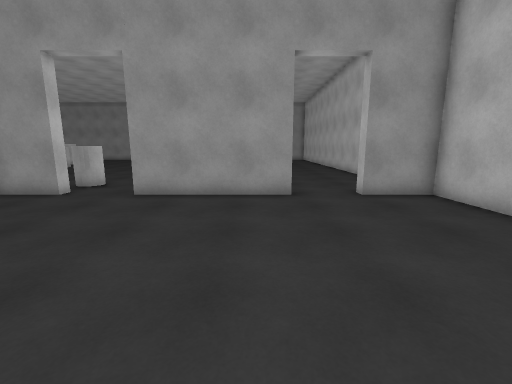
View 1 (above)

20 first-person views from a walk through a scene from a Unity 3-D project. The camera is 1.5 m above the floor, tilts 10° down and sees 90° across. The floor is counted in squares, 1 m on a side. Each view is taken from the middle of a square. On the plan, view 1 faces up. The plan holds only what a view shows up to about 13 squares ahead; the rest is blank. The place goes on beyond the plan. The player is left out. Some animated figures are not drawn. Surface patterns are stand-ins for the level's own textures.

View 2
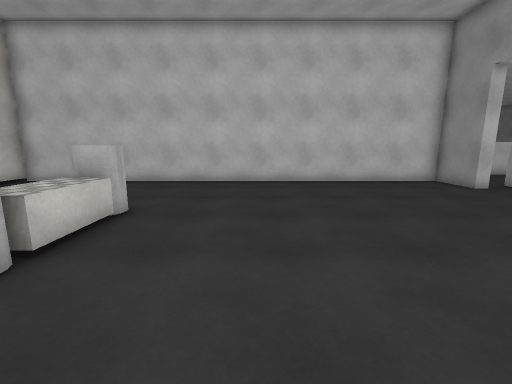

View 3
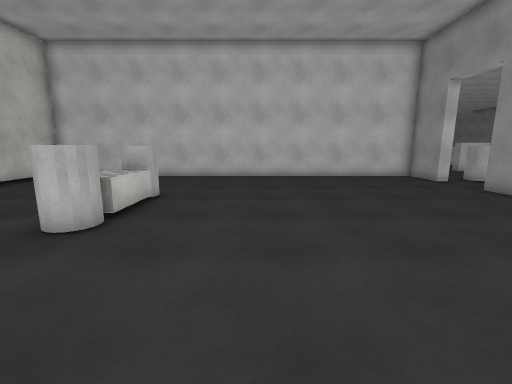

View 4
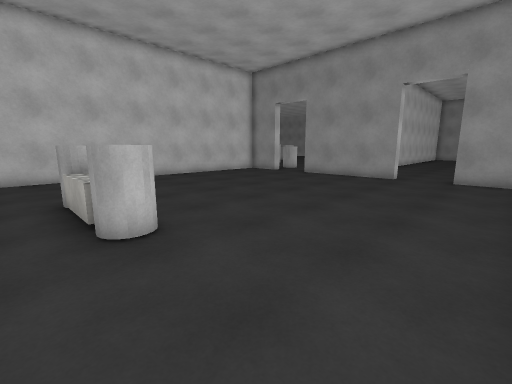

View 5
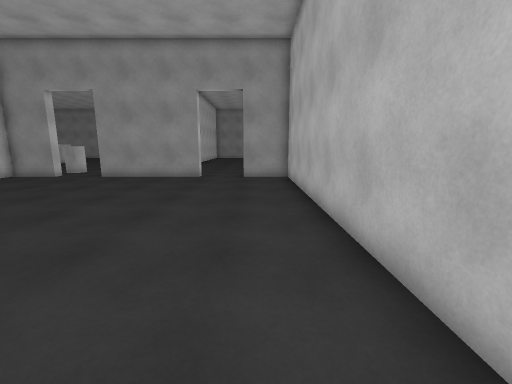

View 6
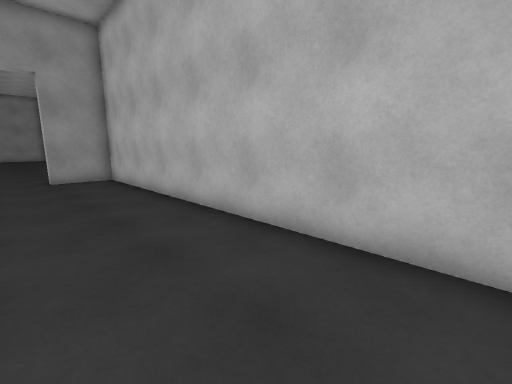

View 7
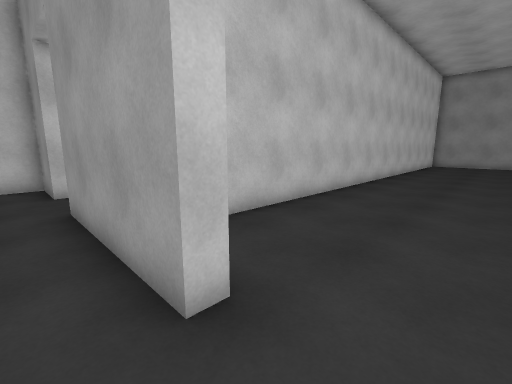

View 8
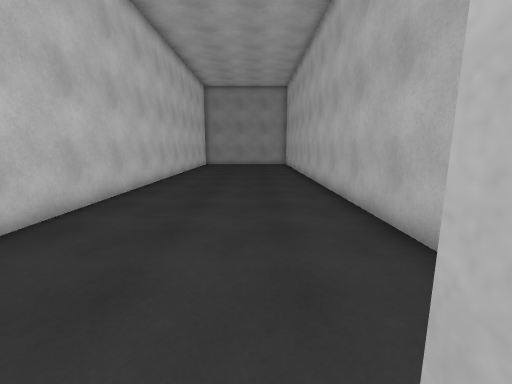

View 9
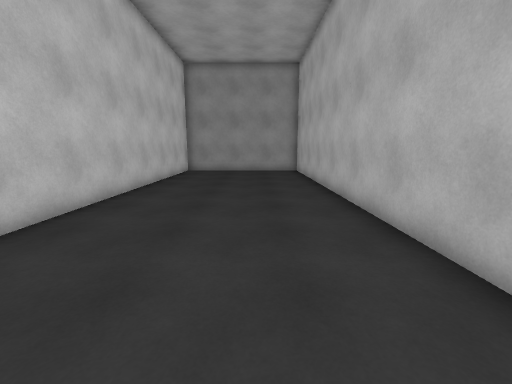

View 10
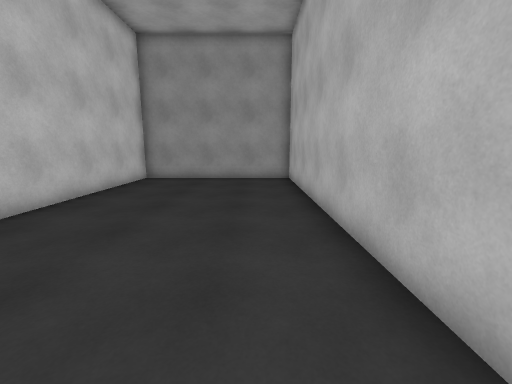

View 11
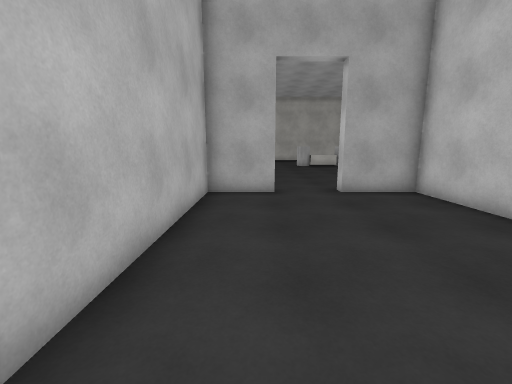

View 12
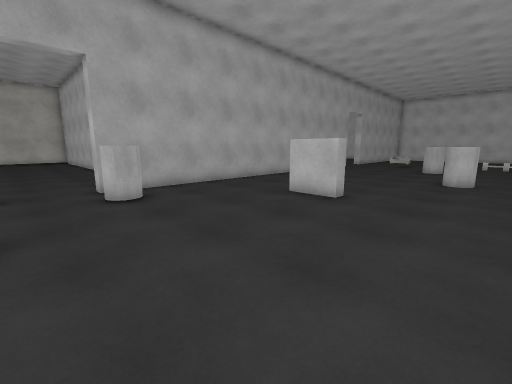

View 13
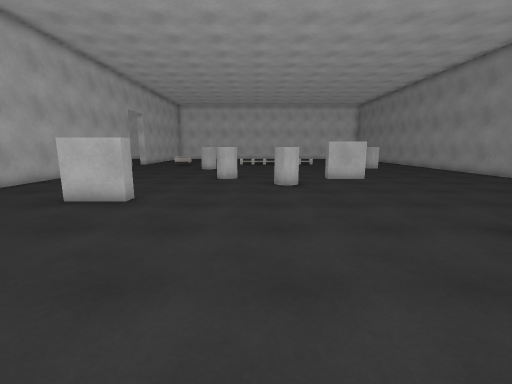

View 14
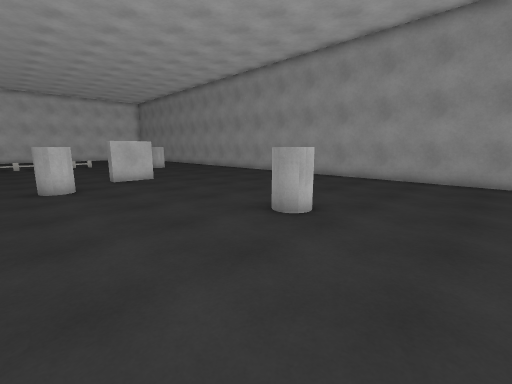

View 15
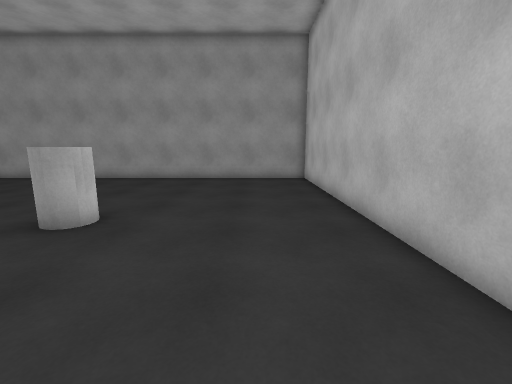

View 16
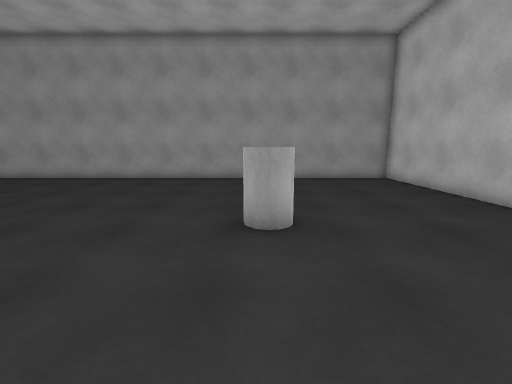

View 17
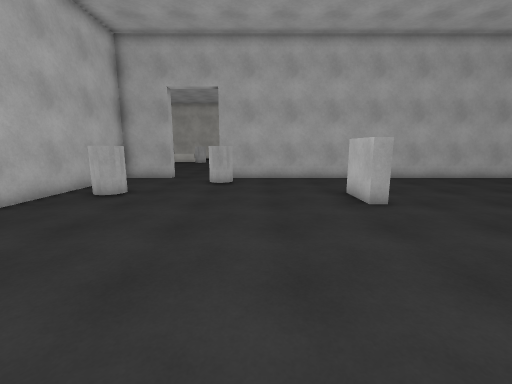

View 18
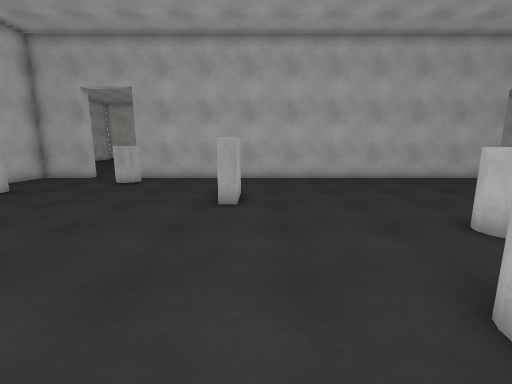

View 19
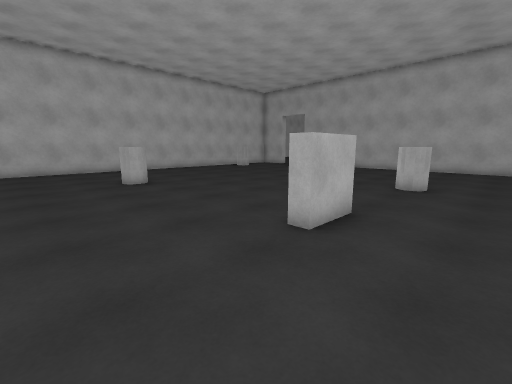

View 20
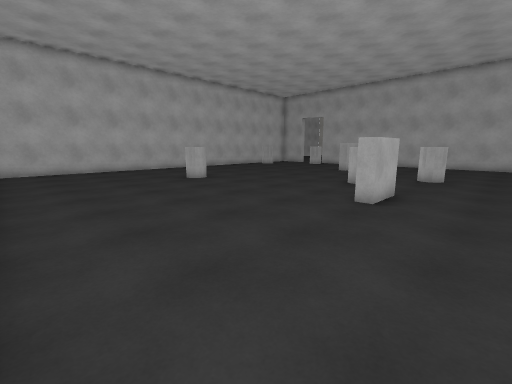

### Floor plan
Points are (right, up) in squares from view 1. A wall is a line through its corners. A room is listed if a view was taken in it or the views show most of it. See-through windows are left out.
Room 1 (views 1, 2, 3, 4, 5, 6, 7, 8)
walls: (1.1, 8.5) (1.1, 8) (-3.9, 8) (-3.9, 8.5); (-6.2, 8.5) (-6.2, 8) (-8.4, 8) (-8.4, -5.5); (5.6, -5.2) (5.6, 8) (3.4, 8) (3.4, 8.5)
ways out: opening at (2.5, 8) to room 2; opening at (-5, 9) to room 3
objects: other object (-3, -4) to (-3, -3); other object (-2, -4) to (-2, -3); other object (-1, -4) to (-1, -3); other object (0, -4) to (1, -3)
Room 2 (views 9, 10, 11)
walls: (3.4, 8.5) (5.6, 8.5) (5.6, 30.5) (-1.4, 30.5) (-1.4, 8.5) (1.1, 8.5)
ways out: opening at (2.5, 8) to room 1
Room 3 (views 12, 13, 14, 15, 16, 17, 18, 19, 20)
walls: (-16, 21.4) (-16.5, 21.4) (-16.5, 23.1) (-16, 23.1) (-16, 21.4); (-11.5, 12.8) (-11.5, 14.4) (-11, 14.4) (-11, 12.6); (-1.6, 20.1) (-1.6, 30.5) (-19.5, 30.5); (-3.9, 8.5) (-1.6, 8.5) (-1.6, 14.8); (-19.5, 8.5) (-6.2, 8.5)
ways out: opening at (-5, 9) to room 1
objects: other object (-17, 16) to (-16, 17); other object (-15, 19) to (-14, 19); other object (-8, 23) to (-7, 23); other object (-7, 10) to (-6, 10); other object (-3, 12) to (-3, 13)

Positions as (right, up) in squares from view 1, and headings:
1: (0, 0), facing up
2: (3, 0), facing left
3: (5, 0), facing left
4: (5, -5), facing up-left
5: (4, -5), facing up
6: (2, -5), facing up-right
7: (3, 7), facing up-left
8: (3, 8), facing up
9: (3, 14), facing up
10: (4, 18), facing up
11: (4, 17), facing down
12: (-4, 18), facing down-left
13: (-4, 18), facing left
14: (-4, 18), facing up-left
15: (-4, 18), facing up
16: (-8, 18), facing up
17: (-8, 21), facing down
18: (-12, 21), facing down
19: (-19, 27), facing down-right
20: (-19, 30), facing down-right
